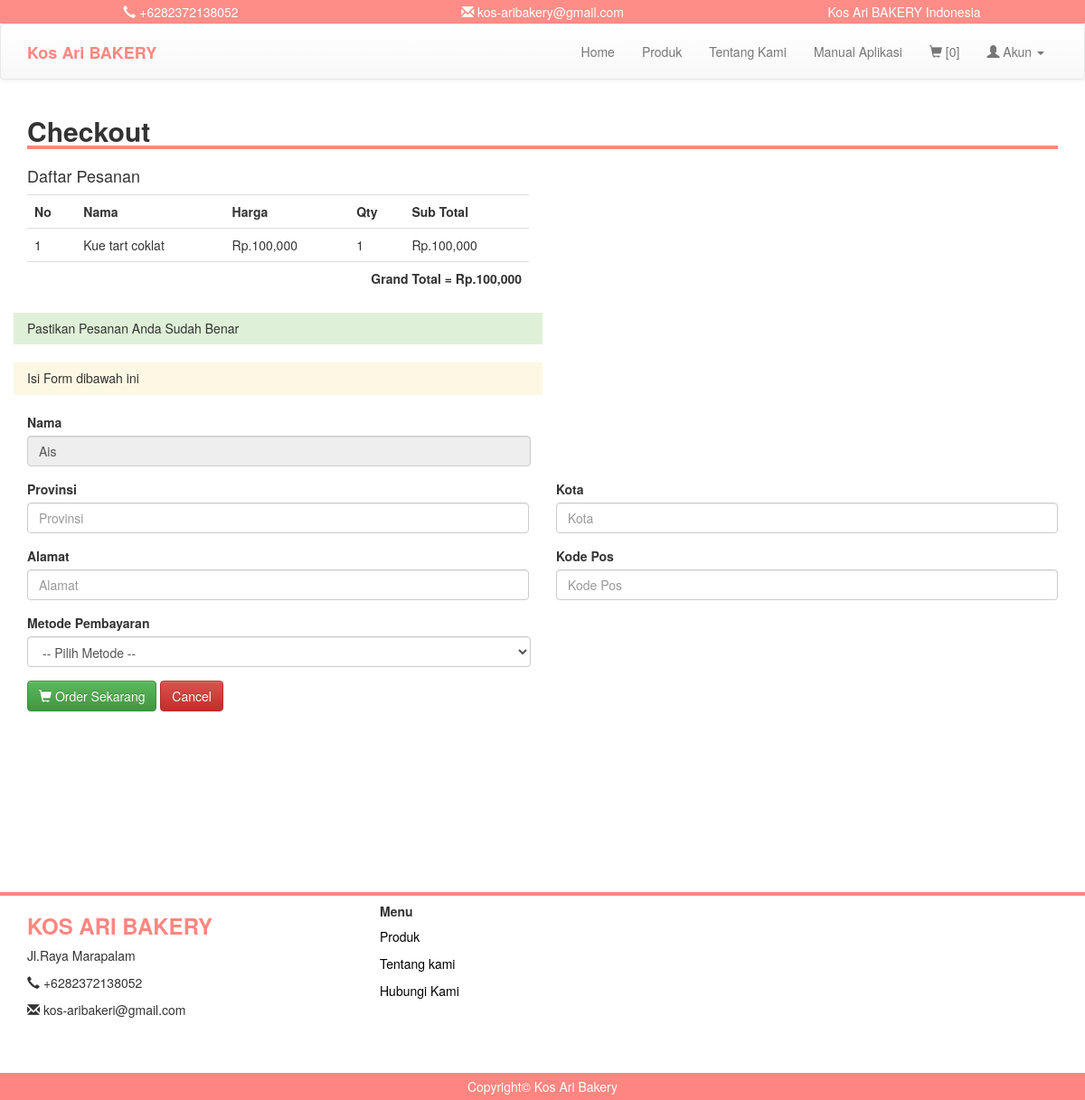
Page /checkout.php?kode_cs=C0006 on the committed database.
### tables this page shows
CREATE TABLE `keranjang` (
  `id_keranjang` int(11) NOT NULL,
  `kode_customer` varchar(100) NOT NULL,
  `kode_produk` varchar(100) NOT NULL,
  `nama_produk` varchar(100) NOT NULL,
  `qty` int(11) NOT NULL,
  `harga` int(11) NOT NULL
);

CREATE TABLE `customer` (
  `kode_customer` varchar(100) NOT NULL,
  `nama` varchar(100) NOT NULL,
  `email` varchar(100) NOT NULL,
  `username` varchar(100) NOT NULL,
  `password` varchar(100) NOT NULL,
  `telp` varchar(200) NOT NULL
);

### checkout.php (the view, shortened to what this page needs)
<?php
include 'header.php';
$kd = mysqli_real_escape_string($conn,$_GET['kode_cs']);
$cs = mysqli_query($conn, "SELECT * FROM customer WHERE kode_customer = '$kd'");
$rows = mysqli_fetch_assoc($cs);
?>
<div class="container" style="padding-bottom: 200px">
	<h2 style=" width: 100%; border-bottom: 4px solid #ff8680"><b>Checkout</b></h2>
	<div class="row">
		<div class="col-md-6">
			<h4>Daftar Pesanan</h4>
			<table class="table table-stripped">
				<tr>
					<th>No</th>
					<th>Nama</th>
					<th>Harga</th>
					<th>Qty</th>
					<th>Sub Total</th>
				</tr>
				<?php
				$result = mysqli_query($conn, "SELECT * FROM keranjang WHERE kode_customer = '$kd'");
				$no = 1;
				$hasil = 0;
				while($row = mysqli_fetch_assoc($result)){
					?>
					<tr>
						<td><?= $no; ?></td>
						<td><?= $row['nama_produk']; ?></td>
						<td>Rp.<?= number_format($row['harga']); ?></td>
						<td><?= $row['qty']; ?></td>
						<td>Rp.<?= number_format($row['harga'] * $row['qty']);  ?></td>
					</tr>
					<?php
					$total = $row['harga'] * $row['qty'];
					$hasil += $total;
					$no++;
				}
				?>
				<tr>
					<td colspan="5" style="text-align: right; font-weight: bold;">Grand Total = Rp.<?= number_format($hasil); ?></td>
				</tr>
			</table>
		</div>
	</div>
	<div class="row">
		<div class="col-md-6 bg-success">
			<h5>Pastikan Pesanan Anda Sudah Benar</h5>
		</div>
	</div>
	<br>
	<div class="row">
		<div class="col-md-6 bg-warning">
			<h5>Isi Form dibawah ini</h5>
		</div>
	</div>
	<br>
	<form action="proses/order.php" method="POST">
		<div class="form-group">
			<label for="exampleInputEmail1">Nama</label>
			<input type="text" class="form-control" id="exampleInputEmail1" placeholder="Nama" name="nama" style="width: 557px;" value="<?= $rows['nama']; ?>" readonly>
		</div>
		<div class="row">
			<div class="col-md-6">
				<div class="form-group">
					<label for="provinsi">Provinsi</label>
					<input type="text" class="form-control" id="provinsi" placeholder="Provinsi" name="prov">
				</div>
			</div>
			<div class="col-md-6">
				<div class="form-group">
					<label for="kota">Kota</label>
					<input type="text" class="form-control" id="kota" placeholder="Kota" name="kota">
				</div>
			</div>
		</div>
		<div class="row">
			<div class="col-md-6">
				<div class="form-group">
					<label for="alamat">Alamat</label>
					<input type="text" class="form-control" id="alamat" placeholder="Alamat" name="almt">
				</div>
			</div>
			<div class="col-md-6">
				<div class="form-group">
					<label for="kode_pos">Kode Pos</label>
					<input type="text" class="form-control" id="kode_pos" placeholder="Kode Pos" name="kopos">
				</div>
			</div>
		</div>
		<div class="form-group">
			<label for="metode_pembayaran">Metode Pembayaran</label>
			<select name="metode_pembayaran" class="form-control" style="width: 557px;" required>
				<option value="">-- Pilih Metode --</option>
			</select>
		</div>
		<button type="submit" class="btn btn-success">
			<i class="glyphicon glyphicon-shopping-cart"></i> Order Sekarang
		</button>
		<a href="keranjang.php" class="btn btn-danger">Cancel</a>
	</form>
</div>
<?php
include 'footer.php';
?>

### css/style.css (style rules this page uses)
body { margin:0; padding: 0; }

### rows in the picture
keranjang: nama_produk "Kue tart coklat", harga "100,000", qty "1", $row['harga'] * $row['qty'] "100,000"
customer: nama "Ais"

### other values in the picture
$hasil "100,000"
